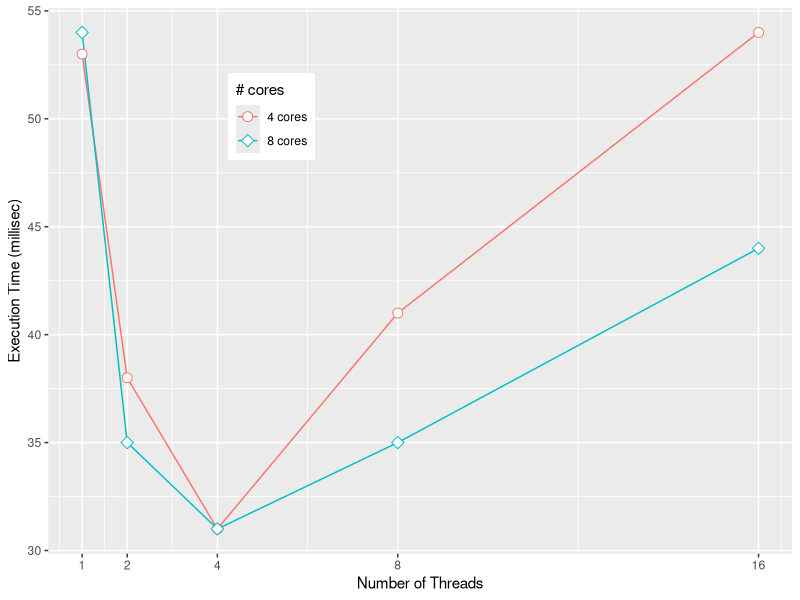

Recreate this plot in R.
df <- data.frame( thrd_cnt=c(1,2,4,8,16),
                  runtime4=c(53,38,31,41,54),
                  runtime8=c(54,35,31,35,44))
library(tidyverse)
df %>% gather(cores, runtime, runtime4, runtime8)

ggplot(
  data = df %>%
    gather(cores, runtime, runtime4, runtime8) %>%
    mutate(cores = str_c(str_extract(cores, "\\d"), " cores")),
  mapping = aes(x = thrd_cnt, y = runtime, colour = cores)
  ) +
  geom_line() +
  geom_point(aes(shape = cores), size = 3, fill = "white") +
  scale_x_continuous(breaks = c(1, 2, 4, 8, 16)) +
  scale_shape_manual(values = c("4 cores" = 21, "8 cores" = 23)) +
  theme(legend.position = c(0.3, 0.8)) +
  labs(
    x = "Number of Threads",
    y = "Execution Time (millisec)",
    colour = "# cores",
    shape = "# cores"
  )
